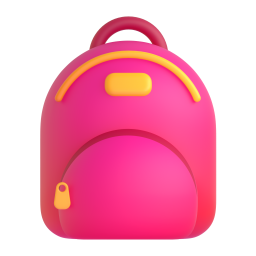
#> input picture scripts/art/src/backpack.png, 256 x 256 px; its folder holds only this picture in this run
$ python tint.py
#> lines starting #> are read from the running program, lines starting #| are printed output that depends on the picture
"""
يلوّن صور Fluent 3D بألوان نبضة مع بقاء تجسيمها.

الإضاءة تبقى والألوان تُستبدل: سطوعُ كل بكسل يُقرأ ثم يُرسم على
تدرّج الهوية (كحليٌّ غائر ← سماويُّ الإشارة ← أبيضُ مُضيء). وقبل ذلك
يُمدّ مدى سطوع الصورة إلى آخره — فالكعبة السوداء والقبّعة الداكنة لا
تخرجان ظلّين بلا ملامح.

    python3 scripts/art/tint.py   →  scripts/art/out/*.png
"""
from pathlib import Path
from PIL import Image

HERE = Path(__file__).parent
SRC, OUT = HERE / 'src', HERE / 'out'
OUT.mkdir(exist_ok=True)

STOPS = [
    (0.00, (5, 18, 27)),
    (0.28, (11, 60, 85)),
    (0.55, (22, 143, 189)),
    (0.78, (74, 213, 255)),
    (1.00, (236, 251, 255)),
]


def ramp(x):
    for (a, ca), (b, cb) in zip(STOPS, STOPS[1:]):
        if a <= x <= b:
            t = (x - a) / (b - a)
            return tuple(round(ca[i] + (cb[i] - ca[i]) * t) for i in range(3))
    return STOPS[-1][1]


def tint(path):
    image = Image.open(path).convert('RGBA')
#> image is the input picture: PIL image 256x256 RGBA; mean R, G, B, A 119.5, 34.8, 61.9, 125.7
    r, g, b, alpha = image.split()
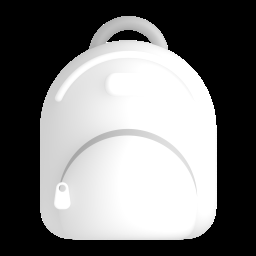
#> r: PIL image 256x256 L; min 0, max 255, mean 119.5
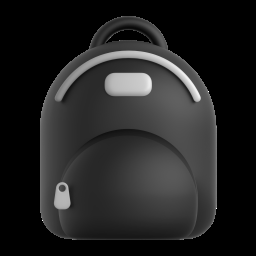
#> g: PIL image 256x256 L; min 0, max 255, mean 34.8
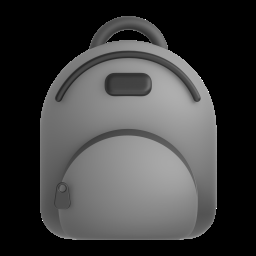
#> b: PIL image 256x256 L; min 0, max 255, mean 61.9
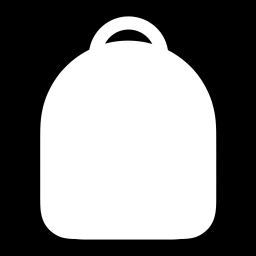
#> alpha: PIL image 256x256 L; min 0, max 255, mean 125.7
    light = Image.merge('RGB', (r, g, b)).convert('L')
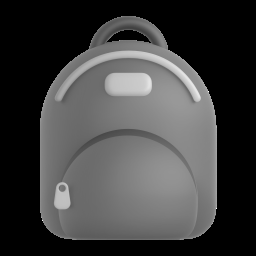
#> light: PIL image 256x256 L; min 0, max 255, mean 63.2
    # مدى السطوع في الجزء المرئيّ وحده: من ٢٪ إلى ٩٨٪
    values = sorted(v for v, a in zip(light.getdata(), alpha.getdata()) if a > 40)
#> values = 32592 items
    lo = values[int(len(values) * 0.02)]
#> lo = 86
    hi = values[int(len(values) * 0.98)]
#> hi = 199
    span = max(1, hi - lo)
#> span = 113
    table = [ramp(min(1.0, max(0.0, (v - lo) / span)) * 0.92 + 0.06) for v in range(256)]
#> table = 256 items, first 6: (6, 27, 39), (6, 27, 39), (6, 27, 39), (6, 27, 39), (6, 27, 39), (6, 27, 39)
    rgb = [light.point([c[k] for c in table]) for k in range(3)]
#> rgb = 3 items
    Image.merge('RGBA', (*rgb, alpha)).save(OUT / path.name)
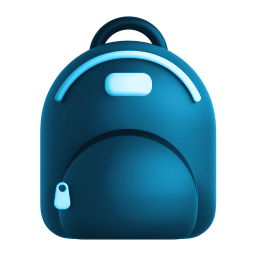
#> saved as backpack.png: PIL image 256x256 RGBA; mean R, G, B, A 15.7, 61.4, 82.4, 125.7; transparent parts drawn white


for file in sorted(SRC.glob('*.png')):
    tint(file)
print(f'{len(list(OUT.glob("*.png")))} صورة في {OUT}')

$ run again, on scripts/art/src/globe_with_meridians.png
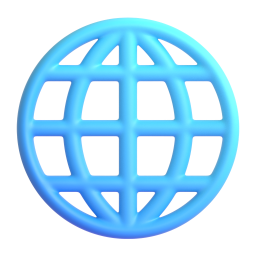
#> input picture scripts/art/src/globe_with_meridians.png, 256 x 256 px
#> in tint, image is the input picture: PIL image 256x256 RGBA; mean R, G, B, A 39.4, 82.8, 106.6, 103.5
#> in tint, `light = Image.merge('RGB', (r, g, b)).convert('L')`:
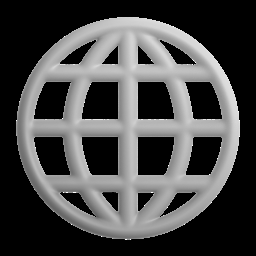
#> light: PIL image 256x256 L; min 0, max 255, mean 72.5
#> values = 27363 items
#> lo = 114
#> hi = 216
#> span = 102
#> table = 256 items, first 6: (6, 27, 39), (6, 27, 39), (6, 27, 39), (6, 27, 39), (6, 27, 39), (6, 27, 39)
#> rgb = 3 items
#> in tint, `Image.merge('RGBA', (*rgb, alpha)).save(OUT / path.name)`:
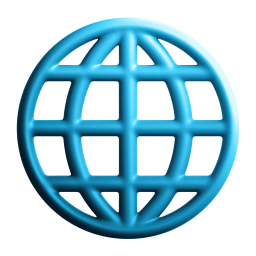
#> saved as globe_with_meridians.png: PIL image 256x256 RGBA; mean R, G, B, A 22.5, 76.7, 99, 103.5; transparent parts drawn white

$ run again, on scripts/art/src/graduation_cap.png
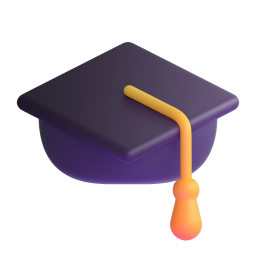
#> input picture scripts/art/src/graduation_cap.png, 256 x 256 px
#> in tint, image is the input picture: PIL image 256x256 RGBA; mean R, G, B, A 32.8, 24.5, 31.3, 87.6
#> in tint, `r, g, b, alpha = image.split()`:
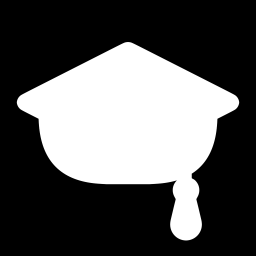
#> alpha: PIL image 256x256 L; min 0, max 255, mean 87.6
#> values = 22762 items
#> lo = 33
#> hi = 198
#> span = 165
#> table = 256 items, first 6: (6, 27, 39), (6, 27, 39), (6, 27, 39), (6, 27, 39), (6, 27, 39), (6, 27, 39)
#> rgb = 3 items
#> in tint, `Image.merge('RGBA', (*rgb, alpha)).save(OUT / path.name)`:
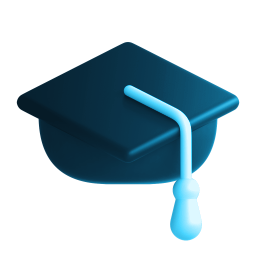
#> saved as graduation_cap.png: PIL image 256x256 RGBA; mean R, G, B, A 13.1, 45.4, 61.6, 87.6; transparent parts drawn white

$ run again, on scripts/art/src/green_book.png
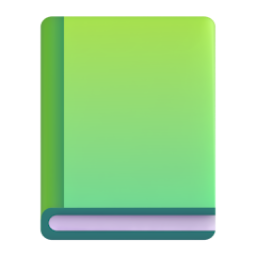
#> input picture scripts/art/src/green_book.png, 256 x 256 px
#> in tint, image is the input picture: PIL image 256x256 RGBA; mean R, G, B, A 81.4, 124, 72.1, 151.5
#> in tint, `light = Image.merge('RGB', (r, g, b)).convert('L')`:
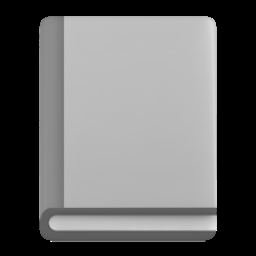
#> light: PIL image 256x256 L; min 0, max 255, mean 105.4
#> values = 39318 items
#> lo = 92
#> hi = 203
#> span = 111
#> table = 256 items, first 6: (6, 27, 39), (6, 27, 39), (6, 27, 39), (6, 27, 39), (6, 27, 39), (6, 27, 39)
#> rgb = 3 items
#> in tint, `Image.merge('RGBA', (*rgb, alpha)).save(OUT / path.name)`:
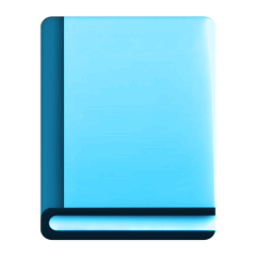
#> saved as green_book.png: PIL image 256x256 RGBA; mean R, G, B, A 61.9, 128, 151.2, 151.5; transparent parts drawn white
